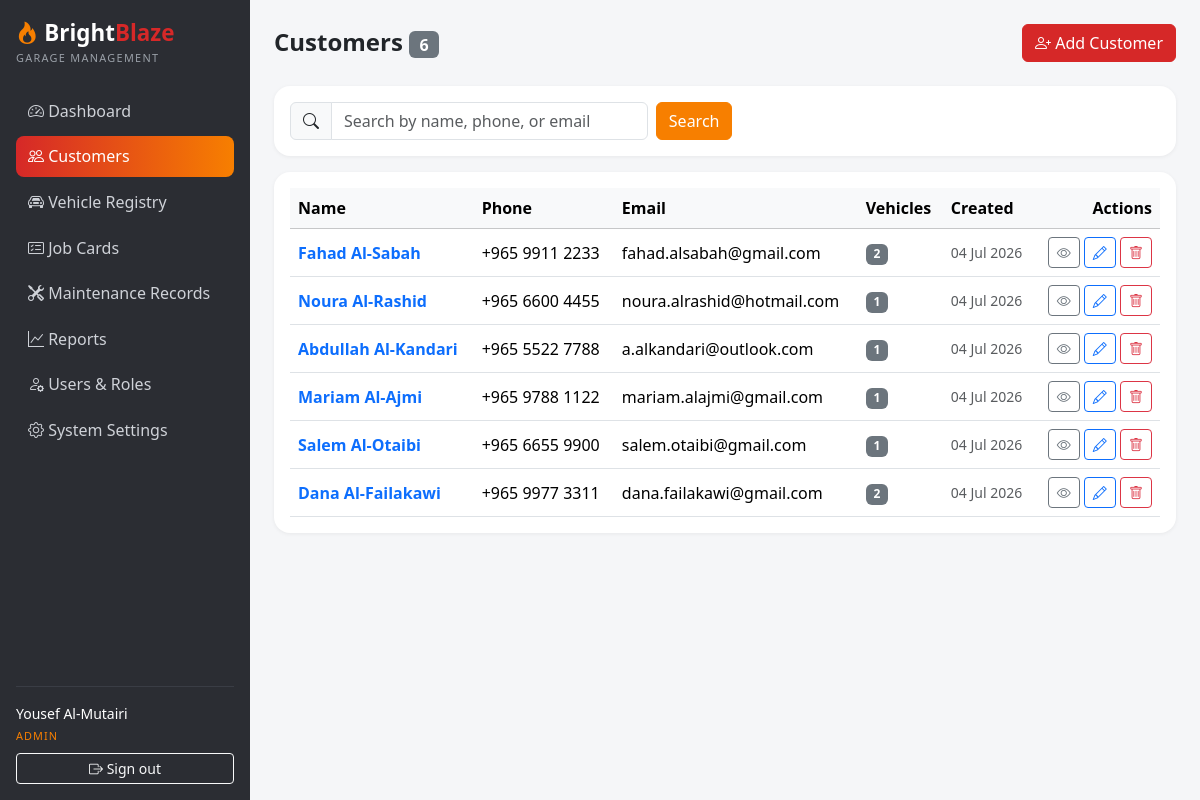
The app's page /customers/index.php (signed in) with its own data.
### tables this page shows
CREATE TABLE `customers` (
  `id` INT UNSIGNED NOT NULL AUTO_INCREMENT,
  `name` VARCHAR(120) NOT NULL,
  `phone` VARCHAR(20) NOT NULL,
  `email` VARCHAR(120) DEFAULT NULL,
  `address` VARCHAR(255) DEFAULT NULL,
  `created_at` TIMESTAMP NOT NULL DEFAULT CURRENT_TIMESTAMP,
  `updated_at` TIMESTAMP NOT NULL DEFAULT CURRENT_TIMESTAMP ON UPDATE CURRENT_TIMESTAMP,
  PRIMARY KEY (`id`),
  KEY `idx_customers_name` (`name`),
  KEY `idx_customers_phone` (`phone`)
);

### config/database.php (called while the page is built, shortened)
<?php
function db(): PDO
{
    static $pdo = null;
    if ($pdo === null) {
        $dsn = 'mysql:host=' . DB_HOST . ';dbname=' . DB_NAME . ';charset=utf8mb4';
        try {
            $pdo = new PDO($dsn, DB_USER, DB_PASS, [
                PDO::ATTR_ERRMODE            => PDO::ERRMODE_EXCEPTION,
                PDO::ATTR_DEFAULT_FETCH_MODE => PDO::FETCH_ASSOC,
                PDO::ATTR_EMULATE_PREPARES   => false,
            ]);
        } catch (PDOException $e) {
            http_response_code(500);
            die('Database connection failed. Check config/database.php and make sure MySQL is running and the brightblaze_garage database is imported.');
        }
    }
    return $pdo;
}

### config/config.php (called while the page is built, shortened)
<?php
require_once __DIR__ . '/database.php';
function base_url(string $path = ''): string
{
    return BASE_URL . ltrim($path, '/');
}

### includes/functions.php (called while the page is built, shortened)
<?php
function e(?string $value): string
{
    return htmlspecialchars((string) $value, ENT_QUOTES, 'UTF-8');
}
function format_date(?string $value, string $format = 'd M Y'): string
{
    return date($format, strtotime($value));
}

### customers/index.php (the view, shortened to what this page needs)
<?php
require_once __DIR__ . '/../config/config.php';
$q = trim($_GET['q'] ?? '');
$sql = "SELECT c.*, (SELECT COUNT(*) FROM vehicles v WHERE v.customer_id = c.id) AS vehicle_count
        FROM customers c";
$params = [];
$sql .= ' ORDER BY c.created_at DESC';
$stmt = db()->prepare($sql);
$stmt->execute($params);
$customers = $stmt->fetchAll();
include __DIR__ . '/../includes/header.php';
?>
<div class="d-flex justify-content-between align-items-center flex-wrap gap-2 mb-4">
  <h4 class="fw-bold mb-0">Customers <span class="badge text-bg-secondary fs-6"><?= count($customers) ?></span></h4>
  <a class="btn btn-bb" href="<?= base_url('customers/form.php') ?>"><i class="bi bi-person-plus"></i> Add Customer</a>
</div>
<div class="card mb-3">
  <div class="card-body py-3">
    <form class="row g-2" method="get" action="<?= base_url('customers/index.php') ?>">
      <div class="col-md-6 col-lg-5">
        <div class="input-group">
          <span class="input-group-text"><i class="bi bi-search"></i></span>
          <input class="form-control" type="text" name="q" value="<?= e($q) ?>" placeholder="Search by name, phone, or email">
        </div>
      </div>
      <div class="col-auto">
        <button class="btn btn-bb-orange" type="submit">Search</button>
      </div>
    </form>
  </div>
</div>
<div class="card">
  <div class="card-body">
    <div class="table-responsive">
      <table class="table table-hover align-middle mb-0">
        <thead class="table-light">
          <tr>
            <th>Name</th><th>Phone</th><th>Email</th><th>Vehicles</th><th>Created</th><th class="text-end">Actions</th>
          </tr>
        </thead>
        <tbody>
          <?php foreach ($customers as $c): ?>
            <tr>
              <td class="fw-semibold"><a class="text-decoration-none" href="<?= base_url('customers/view.php?id=' . (int) $c['id']) ?>"><?= e($c['name']) ?></a></td>
              <td><?= e($c['phone']) ?></td>
              <td><?= e($c['email'] ?? '') ?: '<span class="text-muted">—</span>' ?></td>
              <td><span class="badge text-bg-secondary"><?= (int) $c['vehicle_count'] ?></span></td>
              <td class="text-muted small"><?= format_date($c['created_at']) ?></td>
              <td class="text-end text-nowrap">
                <a class="btn btn-sm btn-outline-secondary" href="<?= base_url('customers/view.php?id=' . (int) $c['id']) ?>" title="View"><i class="bi bi-eye"></i></a>
                <a class="btn btn-sm btn-outline-primary" href="<?= base_url('customers/form.php?id=' . (int) $c['id']) ?>" title="Edit"><i class="bi bi-pencil"></i></a>
                <form class="d-inline" method="post" action="<?= base_url('customers/delete.php') ?>">
                  <button class="btn btn-sm btn-outline-danger" type="submit" title="Delete"
                          data-confirm="Delete customer <?= e($c['name']) ?>? This will also delete their vehicles and job history.">
                    <i class="bi bi-trash"></i>
                  </button>
                </form>
              </td>
            </tr>
          <?php endforeach; ?>
        </tbody>
      </table>
    </div>
  </div>
</div>
<?php include __DIR__ . '/../includes/footer.php'; ?>

### assets/css/style.css (style rules this page uses)
:root { --bb-red: #d62828; --bb-orange: #f77f00; --bb-dark: #2b2d33; --bb-darker: #212226; }
body { background: #f5f6f8; }
.card { border: 0; border-radius: 1rem; box-shadow: 0 1px 4px rgba(0, 0, 0, 0.06); }
.btn-bb { background: var(--bb-red); border-color: var(--bb-red); color: #fff; }
.btn-bb-orange { background: var(--bb-orange); border-color: var(--bb-orange); color: #fff; }

### records on screen
customers: name "Fahad Al-Sabah", phone "+965 9911 2233", email "fahad.alsabah@gmail.com", vehicle_count "2", created_at "04 Jul 2026"
customers: name "Noura Al-Rashid", phone "+965 6600 4455", email "noura.alrashid@hotmail.com", vehicle_count "1", created_at "04 Jul 2026"
customers: name "Abdullah Al-Kandari", phone "+965 5522 7788", email "a.alkandari@outlook.com", vehicle_count "1", created_at "04 Jul 2026"
customers: name "Mariam Al-Ajmi", phone "+965 9788 1122", email "mariam.alajmi@gmail.com", vehicle_count "1", created_at "04 Jul 2026"
customers: name "Salem Al-Otaibi", phone "+965 6655 9900", email "salem.otaibi@gmail.com", vehicle_count "1", created_at "04 Jul 2026"
customers: name "Dana Al-Failakawi", phone "+965 9977 3311", email "dana.failakawi@gmail.com", vehicle_count "2", created_at "04 Jul 2026"

### other values on screen
$label "Dashboard Customers Vehicle Registry Job Cards Maintenance Records Reports Users & Roles System Settings"
current_user_name() "Yousef Al-Mutairi"
current_role() "ADMIN"
count($customers) "6"
